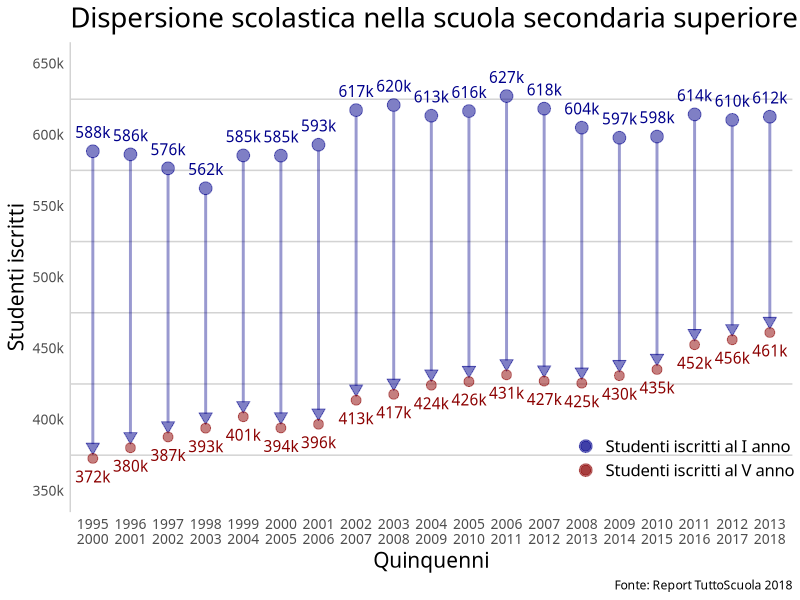

R code for this plot:
setwd("~/Documents/blog/dispersione scolastica")
library(ggplot2)
library(readr)
library(tidyr)
library(viridis)
library(stringr)

dati <- read_csv2("dati.csv")

dati$quinquennio_ok <- str_replace(dati$quinquennio, "-", "\n")
dati$primo_anno_label <- paste(substr(dati$primo_anno, 1,3), sep="", "k")
dati$quinto_anno_label <- paste(substr(dati$quinto_anno, 1,3), sep="", "k")

dati_reordered <- dati %>% 
  gather("anno", "studenti", 2:3)
  
ggplot(dati) +
  geom_text(aes(x=quinquennio_ok, y=primo_anno, label=primo_anno_label, vjust=-1.1), family="Montserrat", color="dark blue") +
  geom_text(aes(x=quinquennio_ok, y=quinto_anno, label=quinto_anno_label, vjust=2), family="Montserrat", color="dark red") +
  geom_segment(
    aes(x=quinquennio_ok,
        y=primo_anno-4000,
        xend=quinquennio_ok,
        yend=quinto_anno+10000),
    colour="dark blue", size=1, alpha=.4) +
  geom_point(aes(x=quinquennio_ok, 
                 y=primo_anno,
                 color="Studenti iscritti al I anno"),
             size=4, alpha=.5, show.legend = TRUE) +
  geom_point(aes(x=quinquennio_ok,
                 y=quinto_anno+8000),
             size=3, alpha=.5, fill="dark blue", colour="dark blue", shape=25) +
  geom_point(aes(x=quinquennio_ok,
                 y=quinto_anno,
                 color="Studenti iscritti al V anno"),
             size=3, alpha=.5, show.legend = TRUE) +
  scale_color_manual("", values=c("dark blue", "dark red")) +
  theme_minimal() +
  theme(plot.title = element_text(family="Montserrat", size=20),
        axis.title = element_text(family="Montserrat", size=15),
        axis.text = element_text(family="Montserrat", size=10),
        legend.text = element_text(family="Montserrat", size=12),
        plot.caption = element_text(family="Montserrat"),
        legend.position = c(.85,.14),
        panel.grid.major = element_blank(),
        panel.grid.minor = element_blank(),
        axis.line.y = element_line(color="light grey"),
        panel.grid.minor.y = element_line(color="light grey")) +
  scale_y_continuous(breaks=seq(300000,700000,50000), limits=c(350000,650000),
                     labels = scales::unit_format(unit="k",scale=.001,sep="")) +
  labs(x="Quinquenni",
       y="Studenti iscritti",
       title="Dispersione scolastica nella scuola secondaria superiore in Italia dal 1995 al 2018",
       caption="Fonte: Report TuttoScuola 2018")

#ggsave("Dispersione.jpg", height=20, width=40, units="cm")
#ggsave("Dispersione.pdf", height=20, width=40, units="cm")